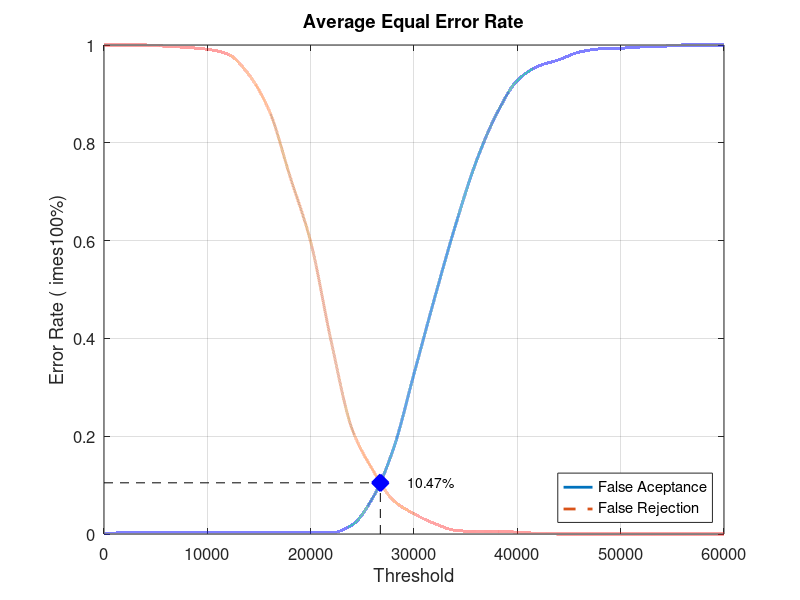
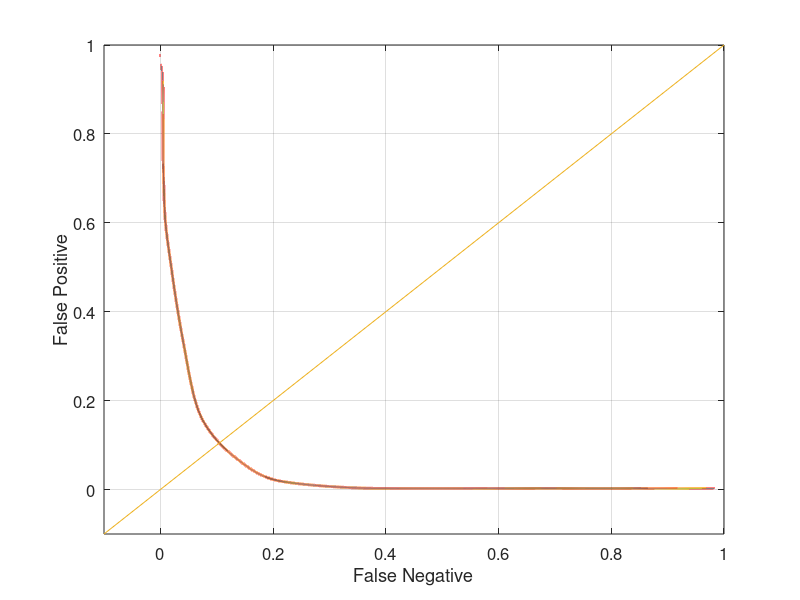

MATLAB code to generate these figures, in order:
close all;
clear;
clc;
x = 0:2000:60000;
xq = 0:0.5:60000;

y0 = [0 0.00263158 0.00263158 0.00263158 0.00263158 0.00263158 0.00263158 0.00263158 0.00263158 0.00263158 0.00263158 0.00263158 0.0184211 0.0736842 0.173684 0.327632 0.482895 0.630263 0.760526 0.859211 0.927631 0.956579 0.969737 0.985526 0.992105 0.993421 0.996053 0.997368 1 1 1]
yy0 = interp1(x, y0, xq, 'pchip');
y1 = [1 1 1 0.9975 0.995 0.99125 0.98125 0.94 0.865 0.73125 0.5975 0.3925 0.215 0.13125 0.06875 0.04125 0.02125 0.0075 0.005 0.005 0.00375 0.00125 0 0 0 0 0 0 0 0 0]
yy1 = interp1(x, y1, xq, 'pchip');

% Calculating EER: 
y2 = abs(y0 - y1);
find(y2 == min(y2))
yy2 = abs(yy0 - yy1);
xEER = find(yy2 == min(yy2));
xEERIndex = xq(xEER) % X-axis EER
yEER = yy0(xEER) % Y-axis EER

main = figure
plot(xq, yy0,'-','LineWidth', 2);	hold on
plot(xq, yy1,'--','LineWidth', 2);	hold on
plot([xEERIndex xEERIndex], [0 yEER], 'k--');	hold on
plot([0 xEERIndex], [yEER yEER], 'k--');	hold on
plot(xEERIndex, yEER, 'bx', 'LineWidth', 10);	hold on
text(xEERIndex + 10 * xEERIndex / 100, yEER, [num2str(round((10000 * yEER)) / 100) '%'])
legend('False Aceptance', 'False Rejection', 'Location', 'SouthEast')
xlabel('Threshold')
ylabel('Error Rate (	imes100%)')
title('Average Equal Error Rate')
set(gca, 'FontSize', 12)
axis([0 60000 0 1])
grid on

print(main, 'Experiment1AverageMain', '-dpng');
FNRxFPR = figure('Color', [1 1 1]);
plot(yy1, yy0, '-', yy1, yy0, 'LineWidth', 2);
hold on
y = -0.1:0.1:1
plot(y, y); 
set(gca, 'FontSize', 12)
xlabel('False Negative')
ylabel('False Positive')
axis([-0.1 1 -0.1 1])
set(gca, 'FontSize', 12)
grid on

print(FNRxFPR, 'Experiment1AverageFNRxFPR','-dpng');
